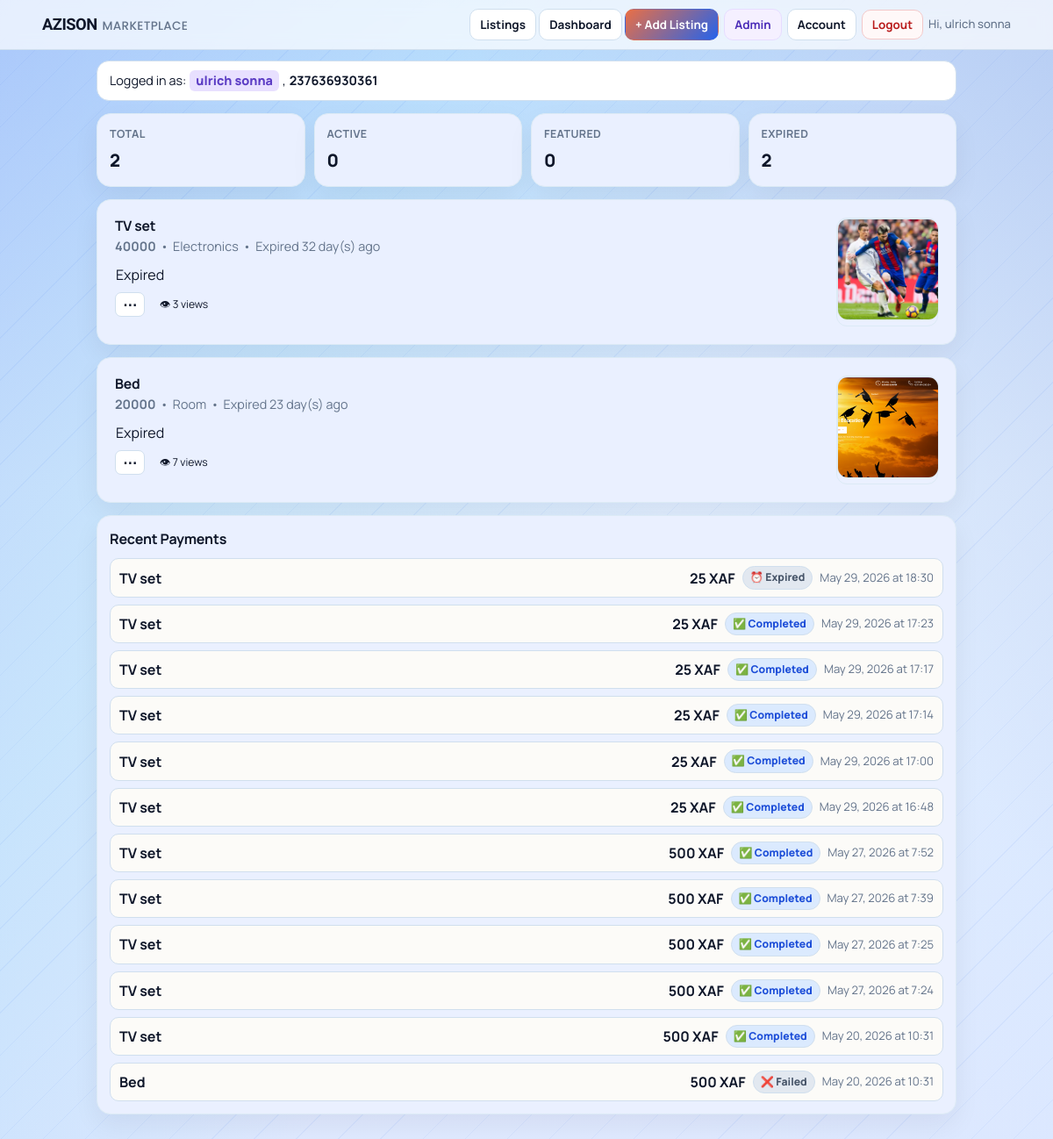
The page /dashboard (signed in) on the database as committed earlier.
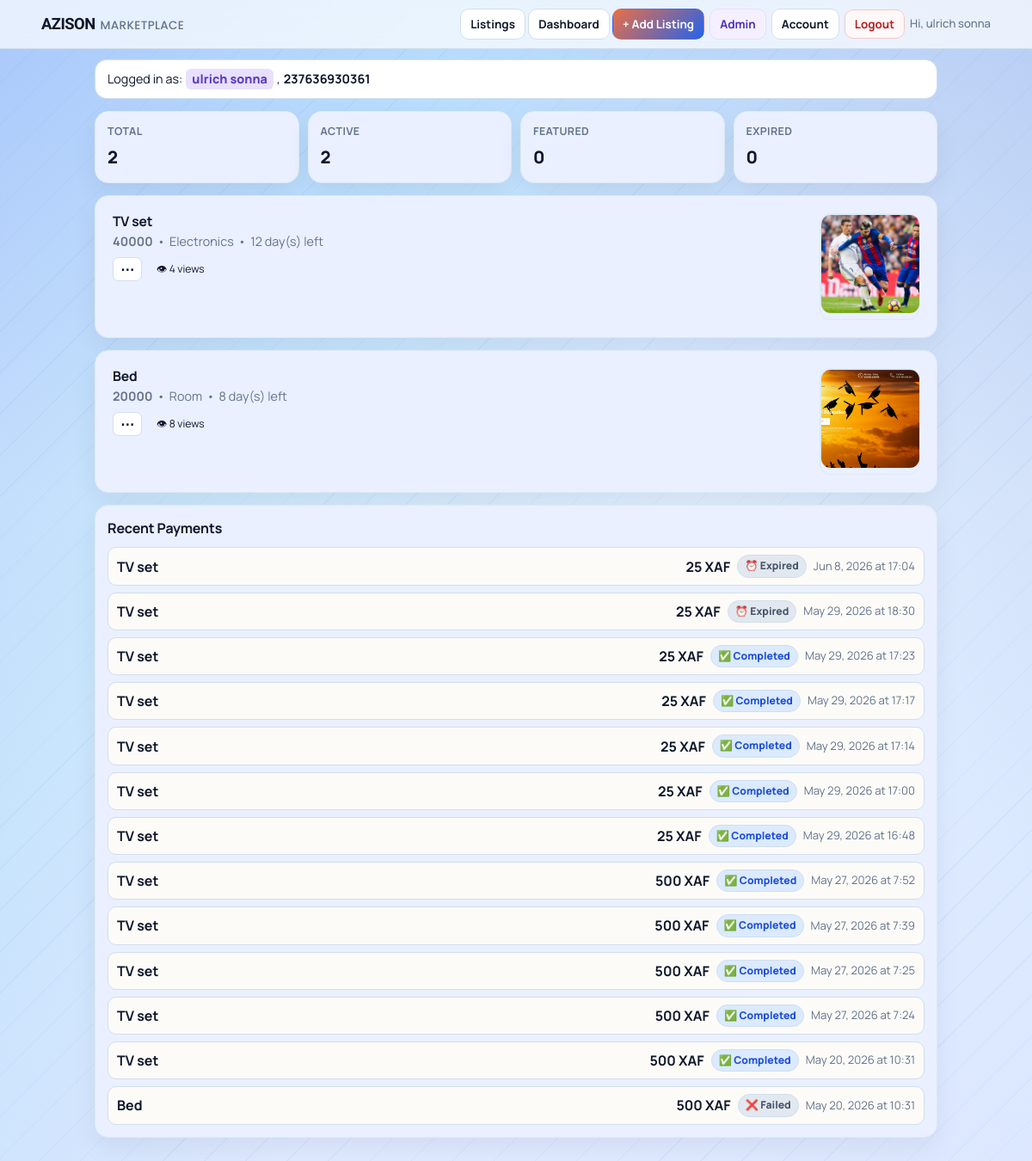
The same page on the database as committed later.
### tables this page shows
CREATE TABLE users(
            id INTEGER PRIMARY KEY AUTOINCREMENT,
            full_name TEXT NOT NULL,
            phone TEXT NOT NULL UNIQUE,
            password_hash TEXT NOT NULL,
            email TEXT,
            google_sub TEXT,
            auth_provider TEXT NOT NULL DEFAULT 'local',
            created_at TEXT NOT NULL
        , is_admin INTEGER DEFAULT 0, is_active INTEGER DEFAULT 1, is_verified INTEGER DEFAULT 0);

CREATE TABLE listings(
            id INTEGER PRIMARY KEY AUTOINCREMENT,
            title TEXT,
            price TEXT,
            category TEXT,
            phone TEXT,
            owner_phone TEXT,
            leave_date TEXT,
            description TEXT,
            image TEXT,
            is_featured INTEGER DEFAULT 0
        , view_count INTEGER DEFAULT 0);

CREATE TABLE payments(
            id INTEGER PRIMARY KEY AUTOINCREMENT,
            listing_id INTEGER NOT NULL,
            reference TEXT NOT NULL UNIQUE,
            amount INTEGER NOT NULL,
            status TEXT NOT NULL,
            phone TEXT,
            created_at TEXT NOT NULL
        , provider_reference TEXT);

### app.py (the view)
@app.route("/dashboard")
@login_required
def dashboard():
    conn = get_db()
    cursor = conn.cursor()
    owner_phone = get_authenticated_owner_phone()
    expire_stale_pending_payments(cursor)
    conn.commit()
    cursor.execute(
        """
        SELECT * FROM listings
        WHERE owner_phone = ?
        ORDER BY is_featured DESC, id DESC
        """,
        (owner_phone,),
    )
    rows = cursor.fetchall()
    cursor.execute(
        """
        SELECT p.id, p.listing_id, p.reference AS reference_id, p.amount, p.status, p.phone, p.created_at,
               l.title AS listing_title
        FROM payments p
        JOIN listings l ON l.id = p.listing_id
        WHERE l.owner_phone = ?
        ORDER BY p.id DESC
        """,
        (owner_phone,),
    )
    payment_rows = cursor.fetchall()
    conn.close()
    today = current_date()
    listings = []
    pending_payments_by_listing = {}
    payment_history = []
    stats = {
        "total": 0,
        "active": 0,
        "soon": 0,
        "expired": 0,
        "featured": 0,
    }
    for payment_row in payment_rows:
        normalized_status = resolve_internal_payment_status(payment_row["status"]) or PAYMENT_STATUS_PENDING
        if normalized_status == PAYMENT_STATUS_PENDING and payment_row["listing_id"] not in pending_payments_by_listing:
            pending_payments_by_listing[payment_row["listing_id"]] = payment_row["reference_id"]
        payment_history.append(build_dashboard_payment_view(payment_row))
    for row in rows:
        leave_date = datetime.strptime(row["leave_date"], "%Y-%m-%d").date()
        days_left = (leave_date - today).days
        is_expired = days_left < 0
        is_soon = 0 <= days_left <= 3
        is_featured = row["is_featured"] == 1
        updated_at = row_value(row, "updated_at")
        stats["total"] += 1
        if is_featured:
            stats["featured"] += 1
        if is_expired:
            stats["expired"] += 1
        else:
            stats["active"] += 1
            if is_soon:
                stats["soon"] += 1
        listings.append(
            {
                "id": row["id"],
                "title": row["title"],
                "price": row["price"],
                "category": row["category"],
                "phone": row["phone"],
                "leave_date": row["leave_date"],
                "description": row["description"] or "",
                "image": row["image"],
                "is_featured": row["is_featured"],
                "days_left": days_left,
                "is_expired": is_expired,
                "is_soon": is_soon,
                "pending_payment_reference": pending_payments_by_listing.get(row["id"], ""),
                "view_count": row["view_count"],
                "last_updated_label": format_payment_date(updated_at) if updated_at else "",
            }
        )
    return render_template(
        "dashboard.html",
        listings=listings,
        stats=stats,
        payment_history=payment_history[:20],
        boost_amount=effective_boost_amount(),
    )

### app.py (called while the page is built)
def env_flag(name):
    return os.getenv(name, "").strip().lower() in {"1", "true", "yes", "on"}

def get_db():
    if USE_POSTGRES:
        if psycopg2 is None:
            raise RuntimeError("DATABASE_URL is set but psycopg2 is not installed.")
        return PostgresConnection(psycopg2.connect(normalize_database_url(DATABASE_URL)))
    conn = sqlite3.connect(SQLITE_DATABASE_PATH)
    conn.row_factory = sqlite3.Row
    return conn

def normalize_phone(raw_phone):
    if not raw_phone:
        return ""
    phone = re.sub(r"\D", "", raw_phone)
    if phone.startswith("00"):
        phone = phone[2:]
    national_number = ""
    if phone.startswith("237") and len(phone) == 12:
        national_number = phone[3:]
    elif len(phone) == 10 and phone.startswith("0"):
        national_number = phone[1:]
    elif len(phone) == 9:
        national_number = phone
    else:
        return ""
    if len(national_number) != 9 or national_number[0] not in {"2", "6"}:
        return ""
    phone = "237" + national_number
    return phone

def get_session_user_id():
    raw_user_id = session.get("user_id")
    if raw_user_id is None:
        return None
    try:
        return int(raw_user_id)
    except (TypeError, ValueError):
        session.pop("user_id", None)
        return None

def listing_image_url(image_value):
    image_value = (image_value or "").strip()
    if not image_value:
        return ""
    if image_value.startswith(("http://", "https://")):
        return image_value
    return url_for("static", filename=f"uploads/{image_value}")

def current_date():
    return datetime.today().date()

def effective_boost_amount() -> int:
    return BOOST_LISTING_AMOUNT

def normalize_payment_status(status):
    return (status or "").strip().upper()

def format_payment_date(raw_datetime):
    raw_datetime = (raw_datetime or "").strip()
    if not raw_datetime:
        return "Date unavailable"
    try:
        parsed = datetime.fromisoformat(raw_datetime.replace("Z", "+00:00"))
    except ValueError:
        return raw_datetime[:10] if len(raw_datetime) >= 10 else raw_datetime
    return parsed.strftime("%b %d, %Y at %H:%M").replace(" 0", " ")

def format_xaf_amount(amount):
    try:
        return f"{int(amount):,} XAF"
    except (TypeError, ValueError):
        return f"{amount or 0} XAF"

def row_value(row, key, default=""):
    try:
        value = row[key]
    except (KeyError, IndexError):
        return default
    return default if value is None else value

### templates/dashboard.html (shortened to what this page needs)
<!DOCTYPE html>
<html lang="en">
<head>
<link rel="stylesheet" href="{{ url_for('static', filename='css/marketplace.css') }}">
</head>
<body>
{% include "_navigation.html" %}
<main class="page">
<div class="user-info-bar">Logged in as: <span class="user-name">{{ current_user['full_name'] }}</span>, <span class="user-phone">{{ current_user['phone'] }}</span></div>
<section class="stats">
<article class="stat"><span class="label">Total</span><strong class="value">{{ stats['total'] }}</strong></article>
<article class="stat"><span class="label">Active</span><strong class="value">{{ stats['active'] }}</strong></article>
<article class="stat"><span class="label">Featured</span><strong class="value">{{ stats['featured'] }}</strong></article>
<article class="stat"><span class="label">Expired</span><strong class="value">{{ stats['expired'] }}</strong></article>
</section>
<section class="list">
{% if listings %}
{% for item in listings %}
<article class="card">
<div class="card-body">
<h2 style="display:flex;flex-wrap:wrap;align-items:center;gap:6px;">{{ item['title'] }}{% if item['is_featured'] == 1 %}<span class="badge featured" style="font-size:.7rem;padding:2px 7px;">🔥 Featured</span>{% endif %}</h2>
<p class="meta">
<span><strong>{{ item['price'] }}</strong></span>
<span>•</span>
<span>{{ item['category'] }}</span>
<span>•</span>
{% if item['is_expired'] %}<span class="deadline expired">Expired {{ item['days_left'] * -1 }} day(s) ago</span>{% elif item['is_soon'] %}<span class="deadline soon">⚡ {{ item['days_left'] }} day(s) left</span>{% else %}<span class="deadline">{{ item['days_left'] }} day(s) left</span>{% endif %}
</p>
{% if item['is_expired'] %}
<div class="badges">
<span class="badge expired">Expired</span>
</div>
{% endif %}
<div class="card-footer">
<div class="menu-wrap">
<button class="menu-toggle" type="button" aria-haspopup="true" aria-expanded="false" aria-label="Actions">⋯</button>
</div>
<span class="badge views-badge">👁 {{ item['view_count'] or 0 }} views</span>
</div>
</div>
{% if item['image'] %}<a class="thumb-link lightbox-trigger" href="{{ listing_image_url(item['image']) }}" title="Open full image"><img class="thumb" src="{{ listing_image_url(item['image']) }}" alt="{{ item['title'] }}"></a>{% endif %}
</article>
{% endfor %}
{% else %}
<div class="empty"><p>No listings yet on your dashboard.</p><a class="btn primary" href="{{ url_for('create') }}">Post your first listing</a></div>
{% endif %}
</section>
<section class="history">
<h2>Recent Payments</h2>
{% if payment_history %}
<div style="display:grid;gap:8px;">
{% for payment in payment_history %}
<div style="border:1px solid var(--line);border-radius:10px;padding:8px 10px;display:flex;flex-wrap:wrap;gap:8px;align-items:center;background:#fcfbf8;">
<span style="font-weight:700;flex:1;min-width:120px;"><a href="{{ url_for('listing_detail', id=payment['listing_id']) }}" style="color:var(--text);text-decoration:none;">{{ payment['listing_title'] }}</a></span>
<span><strong>{{ payment['amount_label'] }}</strong></span>
<span class="{{ payment['badge_class'] }}"><span class="payment-status-icon" aria-hidden="true">{{ payment['status_icon'] }}</span>{{ payment['status_label'] }}</span>
<span style="color:var(--muted);font-size:.82rem;">{{ payment['created_label'] }}</span>
</div>
{% endfor %}
</div>
{% else %}
<p class="summary">No payment activity yet.</p>
{% endif %}
</section>
</main>
</body>
</html>

### templates/_navigation.html (shortened to what this page needs)
<nav class="nav-bar" role="navigation" aria-label="Main navigation">
    <div class="nav-inner">
        <a class="nav-brand" href="{{ url_for('home') }}">
            <span class="brand">AZISON</span>
            <span class="site-title">MARKETPLACE</span>
        </a>
        <div class="nav-links">
            <div class="nav-links-visible">
                <a class="nav-link" href="{{ url_for('home') }}">Listings</a>
                {% if is_logged_in %}
                    <a class="nav-link" href="{{ url_for('dashboard') }}">Dashboard</a>
                    <a class="nav-link primary" href="{{ url_for('create') }}">+ Add Listing</a>
                {% else %}
                    <a class="nav-link" href="{{ url_for('register') }}">Register</a>
                    <a class="nav-link" href="{{ url_for('login') }}">Login</a>
                {% endif %}
            </div>
            <div class="nav-links-extra" id="navLinksExtra">
                {% if is_logged_in %}
                    {% if current_user and current_user.get('is_admin') %}
                        <a class="nav-link admin" href="{{ url_for('admin_panel') }}">Admin</a>
                    {% endif %}
                    <a class="nav-link" href="{{ url_for('account_settings') }}">Account</a>
                    <form class="inline-form" method="POST" action="{{ url_for('logout') }}">
                        <button class="nav-link logout-btn" type="submit">Logout</button>
                    </form>
                    <span class="nav-user">Hi, {{ current_user['full_name'] }}</span>
                {% endif %}
            </div>
        </div>
    </div>
</nav>

### static/css/marketplace.css (style rules this page uses)
:root { --bg: #dfe9ff; --card: #ffffff; --surface: #eaf0ff; --surface-alt: #eef4ff; --text: #0f172a; --muted: #64748b; --line: #d0dfee; --line-soft: #dceaf5; --brand: #2563eb; --brand-light: #3b82f6; --accent: #dbeafe; --urgent: #b45309; --featured: #1d4ed8; --chip: #eaf0ff; --soft: #f4f8ff; --auth-bg: #eaf0ff; --ok: #15803d; --warn: #b45309; --danger: #b91c1c; --shadow-sm: 0 1px 3px rgba(15, 23, 42, 0.06); --shadow-md: 0 4px 12px rgba(15, 23, 42, 0.05), 0 1px 3px rgba(15, 23, 42, 0.06); --shadow-lg: 0 12px 30px rgba(15, 23, 42, 0.06); --shadow-xl: 0 20px 40px rgba(15, 23, 42, 0.08); --radius-sm: 12px; --radius-md: 12px; --radius-lg: 16px; }
html { color-scheme: light; }
body { line-height: 1.5; background: repeating-linear-gradient(135deg, rgba(37, 99, 235, 0.06) 0 1px, transparent 1px 34px), linear-gradient(120deg, rgba(37, 99, 235, 0.22) 0%, rgba(14, 165, 233, 0.12) 28%, transparent 56%), linear-gradient(235deg, rgba(30, 64, 175, 0.14) 0%, rgba(191, 219, 254, 0.16) 34%, transparent 62%), linear-gradient(180deg, #cfe4ff 0%, #e4f0ff 42%, var(--bg) 100%); background-attachment: fixed; }
a { color: #1d4ed8; }
h1, h2, h3, .title, .section-title, .related-title { color: var(--text); letter-spacing: 0; }
.page { margin-top: 12px; }
.brand { font-family: "Sora", "Manrope", sans-serif; font-weight: 800; letter-spacing: -0.03em; }
.site-title { font-family: "Poppins", "Manrope", sans-serif; font-weight: 500; letter-spacing: 0.02em; color: var(--muted); }
.card, .stat, .history { border: 1px solid var(--line-soft); border-radius: var(--radius-lg); background: var(--surface); box-shadow: var(--shadow-lg); }
.card { padding: 20px; transition: box-shadow 0.2s ease, transform 0.2s ease; }
.card.clickable, .related-card, .stat, .history, .btn, .back, .nav, .action-link, .action-btn, .link-btn, .danger-btn, .owner-link, .owner-btn, .cta, .related-link, .search button, .search .clear-btn, input[type="file"]::file-selector-button { transition: transform 0.14s ease, box-shadow 0.14s ease, border-color 0.14s ease, background-color 0.14s ease; }
.chip, .badge, .mini-badge { border: 1px solid transparent; border-radius: 999px; }
.chip { background: #ffffff; border-color: var(--line); color: #475569; }
.badge.featured, .chip.featured, .mini-badge.featured { background: #dbeafe; color: var(--featured); }
.chip.expired { background: #e2e8f0; color: #475569; }
.deadline { color: inherit; white-space: nowrap; }
.list { gap: 14px; }
.list .card, .card.clickable { display: grid; grid-template-columns: minmax(0, 1fr) 116px; align-items: start; gap: 8px; }
.list .card .card-body h2 { margin: 0 0 3px; font-size: 0.98rem; line-height: 1.2; letter-spacing: -0.01em; }
.list .card .card-footer { display: flex; align-items: center; justify-content: flex-start; flex-wrap: wrap; gap: 8px; margin-top: 7px; }
.list .card .card-footer .menu-wrap { position: relative; margin-top: 0; flex-shrink: 0; }
.list .card .card-footer .views-badge { flex-shrink: 0; font-size: 0.76rem; padding: 3px 8px; }
.thumb, .thumb-link { width: 116px; border-radius: var(--radius-sm); border: 1px solid var(--line-soft); }
.thumb { height: 116px; background: #eef2f7; }
.meta, .related-meta, .subtitle, .field-hint, .section-subtitle, .helper, .image-note { color: var(--muted); }
.stats { grid-template-columns: repeat(auto-fit, minmax(140px, 1fr)); }
.stat { padding: 14px; background: var(--surface); }
.stat .label, .label { letter-spacing: 0.03em; }

Rows that differ between the two databases and show on the page:
changed listings "TV set": days_left (not shown) → "12"; view_count "3" → "4"; item "32" → (not shown); text "Expired day(s) ago Expired" → "day(s) left"
changed listings "Bed": days_left (not shown) → "8"; view_count "7" → "8"; item "23" → (not shown); text "Expired day(s) ago Expired" → "day(s) left"
added payments: listing_title "TV set", amount_label "25 XAF", status_icon "⏰", status_label "Expired", created_label "Jun 8, 2026 at 17:04"
Other text that changed with them:
{{ stats['active'] }}: "0" → "2"
{{ stats['expired'] }}: "2" → "0"
